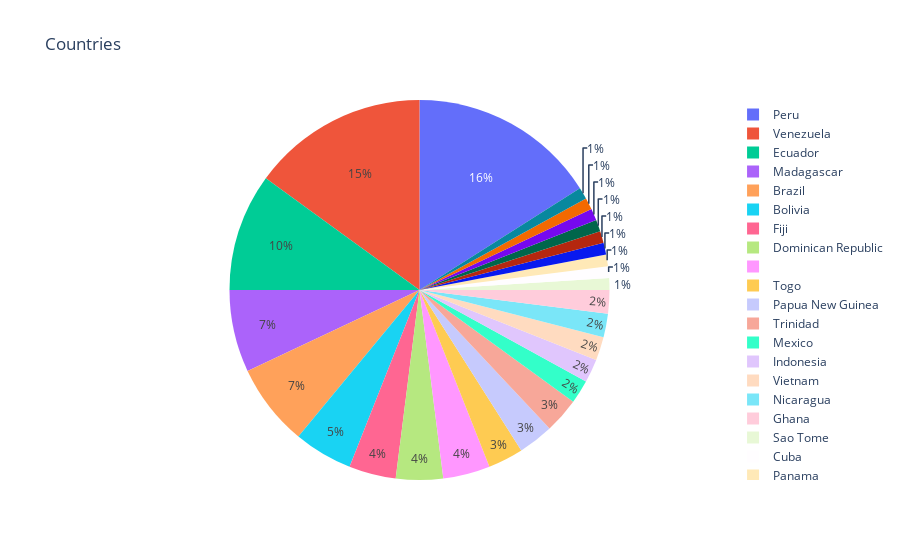

Notebook cell for this chart:
### Markdown cell above
Thus, we see that Rating value **3.5** is the most common, conveying that most of the chocolates lie in the range between **Satisfactory and Premium**.

### Code cell
fig = px.pie(dataset.head(100),names='country',title='Countries')
fig.show()

### Figure 1 — Plotly figure (JSON) as saved in the notebook; plotly's stock layout.template omitted (floating-point values rounded to 4 significant figures)
{"data": [{"domain": {"x": [0, 1], "y": [0, 1]}, "hovertemplate": "country=%{label}<extra></extra>", "labels": ["Sao Tome", "Togo", "Togo", "Togo", "Peru", "Venezuela", "Cuba", "Venezuela", "Venezuela", "Peru", "Panama", "Madagascar", "Brazil", "Ecuador", "Colombia", "Burma", "Papua New Guinea", "Venezuela", "Peru", "Peru", "Peru", "Bolivia", "Peru", "Peru", "Peru", "Fiji", "Fiji", "Fiji", "Fiji", "Ecuador", "Ecuador", "Mexico", "Indonesia", "Madagascar", "Brazil", "Trinidad", "Vietnam", "Madagascar", "Venezuela", "Peru", "Ecuador", "Nicaragua", "Vietnam", "Tanzania", "Nicaragua", "Peru", "Bolivia", "Peru", "Ecuador", "Venezuela", "Dominican Republic", "Bolivia", "Bolivia", "Peru", "Papua New Guinea", "Dominican Republic", "Ecuador", "Venezuela", "Venezuela", "Indonesia", "Madagascar", "Venezuela", "Venezuela", "Ghana", "Ecuador", "Ecuador", "Ghana", "Peru", "Peru", "Belize", "Madagascar", "Dominican Republic", "Papua New Guinea", "Venezuela", "Peru", "Peru", "Venezuela", " ", "Venezuela", "Ecuador", "Jamaica", "Grenada", "Venezuela", "Madagascar", "Trinidad", " ", " ", " ", "Brazil", "Brazil", "Brazil", "Brazil", "Brazil", "Dominican Republic", "Bolivia", "Madagascar", "Mexico", "Ecuador", "Venezuela", "Trinidad"], "legendgroup": "", "name": "", "showlegend": true, "type": "pie"}], "layout": {"legend": {"tracegroupgap": 0}, "title": {"text": "Countries"}}}
